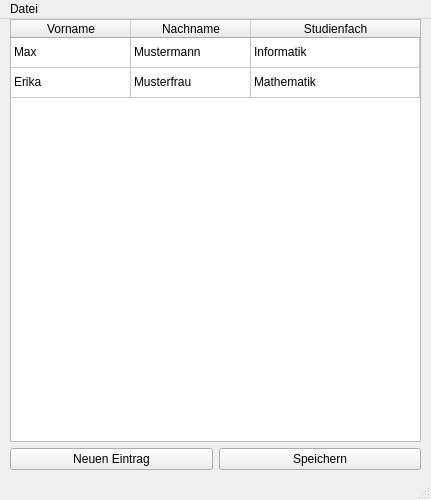
<?xml version="1.0" encoding="UTF-8"?>
<ui version="4.0">
 <class>MainWindow</class>
 <widget class="QMainWindow" name="MainWindow">
  <property name="geometry">
   <rect>
    <x>0</x>
    <y>0</y>
    <width>431</width>
    <height>500</height>
   </rect>
  </property>
  <property name="windowTitle">
   <string>MainWindow</string>
  </property>
  <widget class="QWidget" name="centralwidget">
   <widget class="QWidget" name="verticalLayoutWidget">
    <property name="geometry">
     <rect>
      <x>10</x>
      <y>0</y>
      <width>411</width>
      <height>451</height>
     </rect>
    </property>
    <layout class="QVBoxLayout" name="verticalLayout_2">
     <item>
      <widget class="QTableWidget" name="studentsTable">
       <attribute name="horizontalHeaderDefaultSectionSize">
        <number>120</number>
       </attribute>
       <attribute name="horizontalHeaderStretchLastSection">
        <bool>true</bool>
       </attribute>
       <attribute name="verticalHeaderVisible">
        <bool>false</bool>
       </attribute>
       <row>
        <property name="text">
         <string>0</string>
        </property>
       </row>
       <row>
        <property name="text">
         <string>1</string>
        </property>
       </row>
       <column>
        <property name="text">
         <string>Vorname</string>
        </property>
       </column>
       <column>
        <property name="text">
         <string>Nachname</string>
        </property>
       </column>
       <column>
        <property name="text">
         <string>Studienfach</string>
        </property>
       </column>
       <item row="0" column="0">
        <property name="text">
         <string>Max</string>
        </property>
       </item>
       <item row="0" column="1">
        <property name="text">
         <string>Mustermann</string>
        </property>
       </item>
       <item row="0" column="2">
        <property name="text">
         <string>Informatik</string>
        </property>
       </item>
       <item row="1" column="0">
        <property name="text">
         <string>Erika</string>
        </property>
       </item>
       <item row="1" column="1">
        <property name="text">
         <string>Musterfrau</string>
        </property>
       </item>
       <item row="1" column="2">
        <property name="text">
         <string>Mathematik</string>
        </property>
       </item>
      </widget>
     </item>
     <item>
      <layout class="QHBoxLayout" name="horizontalLayout">
       <item>
        <widget class="QPushButton" name="newEntryButton">
         <property name="text">
          <string>Neuen Eintrag</string>
         </property>
        </widget>
       </item>
       <item>
        <widget class="QPushButton" name="saveButton">
         <property name="text">
          <string>Speichern</string>
         </property>
        </widget>
       </item>
      </layout>
     </item>
    </layout>
   </widget>
  </widget>
  <widget class="QMenuBar" name="menubar">
   <property name="geometry">
    <rect>
     <x>0</x>
     <y>0</y>
     <width>431</width>
     <height>20</height>
    </rect>
   </property>
   <widget class="QMenu" name="menuSpeichern">
    <property name="title">
     <string>Datei</string>
    </property>
    <addaction name="actionSave"/>
   </widget>
   <addaction name="menuSpeichern"/>
  </widget>
  <widget class="QStatusBar" name="statusbar"/>
  <action name="actionSave">
   <property name="text">
    <string>Speichern</string>
   </property>
  </action>
 </widget>
 <resources/>
 <connections/>
</ui>
